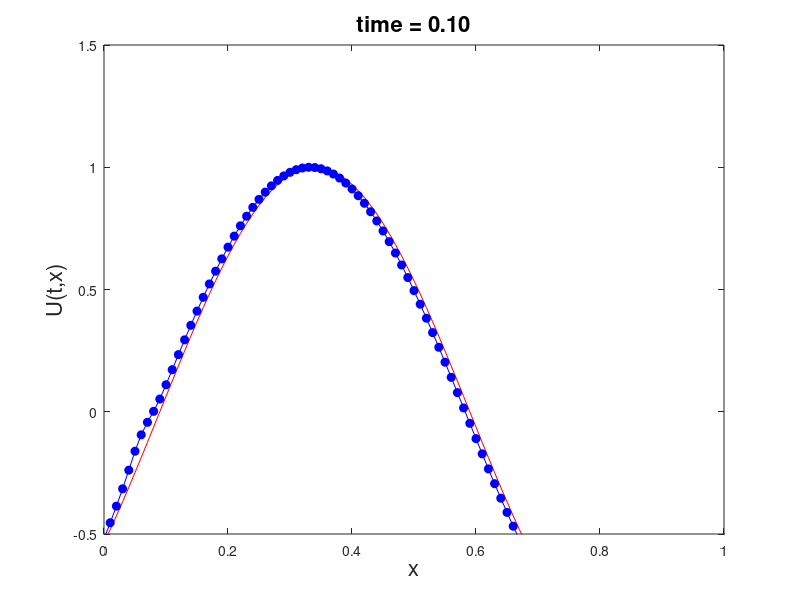

Reproduce this figure in MATLAB.
%LW scheme - function 1
clc;
clear;
close all;
format long
%define variables
xmin = 0;
xmax = 1;
N = 100;
dt = 0.009;
t = 0;
tmax = 0.1;
C = 1;

%discretise the domain
dx = (xmax - xmin)/N;
x = xmin - dx : dx : xmax + dx;

%initial condition
u0 = sin (2*pi*x);
u = u0;
un = u0;

lambda1 = 0.25;
lambda2 = 0.5;
lambda3 = 0.75;
lambda4 = 1.0;

%time loop
nsteps = tmax/dt;
for n =1 : nsteps
    %boundary cond
    u(1)=sin(2*pi*(t-0.5));
    %calculate Lax–Wendroff scheme
    for i = 2:N+2
        un(i) = u(i) - (lambda3/2)*(u(i+1)-u(i-1)) + (lambda3^2/2)*(u(i+1)-2*u(i)+u(i-1));
    end
    %exact
    exact = sin (2*pi*(x - C*t));
    %update
    t = t+dt;
    u = un;
    %plot
    plot(x,exact,'r-');
    hold on
    plot (x,u,'bo-','markerfacecolor','b');
    hold off
    axis([xmin,xmax,-0.5,1.5])
    xlabel('x','fontsize',16)
    ylabel('U(t,x)','fontsize',16)
    title(sprintf('time = %1.2f',t),'fontsize',16)
    shg
    pause(dt);
end
